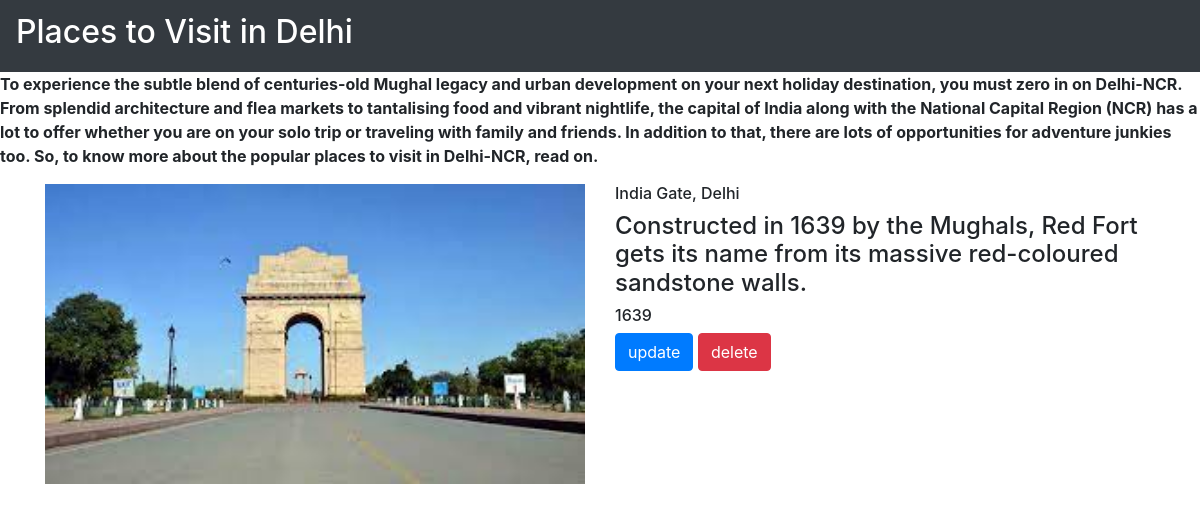
The app's page /movie/6/ with its own data.
### movieapp/models.py (models this page shows, shortened)
class Movie(models.Model):
    name = models.CharField(max_length=250)
    desc = models.TextField()
    year = models.IntegerField()
    img = models.ImageField(upload_to='gallery')

### movieapp/views.py (the view)
# urls.py: path('movie/<int:movie_id>/',views.detail,name='detail'),
def detail(request,movie_id):
    movie = Movie.objects.get(id=movie_id)
    return render(request,"detail.html",{'movie':movie})

### templates/detail.html
{% extends 'base.html' %}
{% block body %}
<div class="container">
    <div class="row">
        <div class="col-md-6">
            <img src="{{movie.img.url}}" width="100%" height="300">
        </div>
<div class="col-md-6">
   <h6>{{movie.name}}</h6>
    <h4>{{movie.desc}}</h4>
    <h6>{{movie.year}}</h6>
    <a class="btn btn-primary" href="{% url 'movieapp:update' movie.id %} ">update </a>
    <a class="btn btn-danger" href="{% url 'movieapp:delete' movie.id %} ">delete </a>
</div>
    </div>
</div>
{% endblock %}

### static/style.css (style rules this page uses)
body { background-color: white; }

### records on screen
Movie: img (picture), name "India Gate, Delhi", desc "Constructed in 1639 by the Mughals, Red Fort gets its name from its massive red-coloured sandstone walls.", year "1639"
